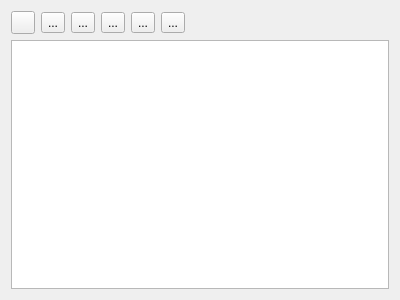
<?xml version="1.0" encoding="UTF-8"?>
<ui version="4.0">
 <class>Widget</class>
 <widget class="QWidget" name="Widget">
  <property name="geometry">
   <rect>
    <x>0</x>
    <y>0</y>
    <width>400</width>
    <height>300</height>
   </rect>
  </property>
  <property name="sizePolicy">
   <sizepolicy hsizetype="Maximum" vsizetype="Maximum">
    <horstretch>0</horstretch>
    <verstretch>0</verstretch>
   </sizepolicy>
  </property>
  <property name="windowTitle">
   <string>Simple Audio Player</string>
  </property>
  <layout class="QGridLayout" name="gridLayout">
   <item row="0" column="0">
    <widget class="QToolButton" name="btn_add">
     <property name="icon">
      <iconset resource="buttons.qrc">
       <normaloff>:/buttons/plus.png</normaloff>:/buttons/plus.png</iconset>
     </property>
    </widget>
   </item>
   <item row="0" column="4">
    <widget class="QToolButton" name="btn_stop">
     <property name="text">
      <string>...</string>
     </property>
     <property name="icon">
      <iconset resource="buttons.qrc">
       <normaloff>:/buttons/stop.png</normaloff>:/buttons/stop.png</iconset>
     </property>
    </widget>
   </item>
   <item row="0" column="5">
    <widget class="QToolButton" name="btn_next">
     <property name="text">
      <string>...</string>
     </property>
     <property name="icon">
      <iconset resource="buttons.qrc">
       <normaloff>:/buttons/skip-next.png</normaloff>:/buttons/skip-next.png</iconset>
     </property>
    </widget>
   </item>
   <item row="0" column="6">
    <spacer name="horizontalSpacer">
     <property name="orientation">
      <enum>Qt::Horizontal</enum>
     </property>
     <property name="sizeHint" stdset="0">
      <size>
       <width>40</width>
       <height>20</height>
      </size>
     </property>
    </spacer>
   </item>
   <item row="0" column="1">
    <widget class="QToolButton" name="btn_previous">
     <property name="text">
      <string>...</string>
     </property>
     <property name="icon">
      <iconset resource="buttons.qrc">
       <normaloff>:/buttons/skip-previous.png</normaloff>:/buttons/skip-previous.png</iconset>
     </property>
    </widget>
   </item>
   <item row="0" column="2">
    <widget class="QToolButton" name="btn_play">
     <property name="text">
      <string>...</string>
     </property>
     <property name="icon">
      <iconset resource="buttons.qrc">
       <normaloff>:/buttons/play.png</normaloff>:/buttons/play.png</iconset>
     </property>
    </widget>
   </item>
   <item row="0" column="3">
    <widget class="QToolButton" name="btn_pause">
     <property name="text">
      <string>...</string>
     </property>
     <property name="icon">
      <iconset resource="buttons.qrc">
       <normaloff>:/buttons/pause.png</normaloff>:/buttons/pause.png</iconset>
     </property>
    </widget>
   </item>
   <item row="1" column="0" colspan="8">
    <widget class="QTableView" name="playlistView"/>
   </item>
   <item row="0" column="7">
    <widget class="QLabel" name="currentTrack">
     <property name="text">
      <string/>
     </property>
    </widget>
   </item>
  </layout>
 </widget>
 <layoutdefault spacing="6" margin="11"/>
 <resources>
  <include location="buttons.qrc"/>
 </resources>
 <connections/>
</ui>
